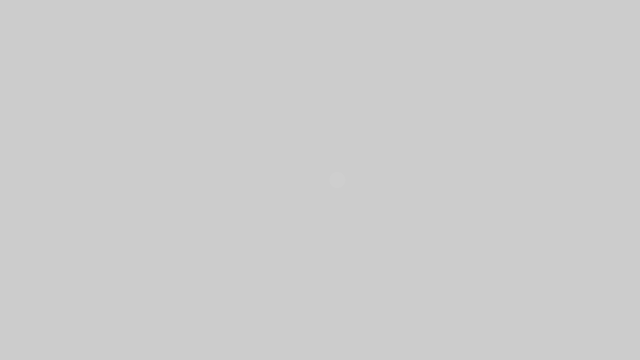
Frame 1 (no input)
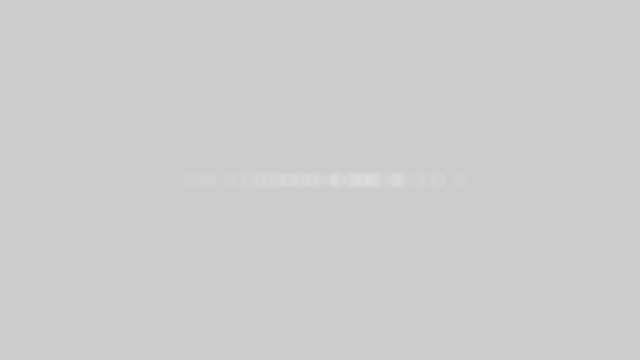
Frame 60 (the mouse pressed at the canvas centre just before this capture)
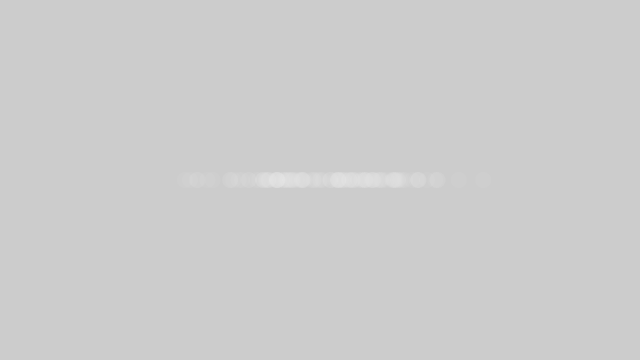
Frame 120 (the mouse held since frame 60 and released just before this capture)

The Processing sketch that drew these frames (run headless with seeded random() and noise(); from frame 60 on, the mouse is pressed at the canvas centre):

// Processing sketch: GaussianDistribution
// ── GaussianDistribution.pde
import java.util.Random;

Random generator;
 
void setup() {
  size(640, 360);
  generator = new Random();
}

void draw() {
  float num = (float) generator.nextGaussian();
  
  float sd = 60;
  float mean = 320;
  
  float x = mean + (num * sd);
  
  noStroke();
  fill(255, 10);
  ellipse(x, 180, 16, 16);
}
